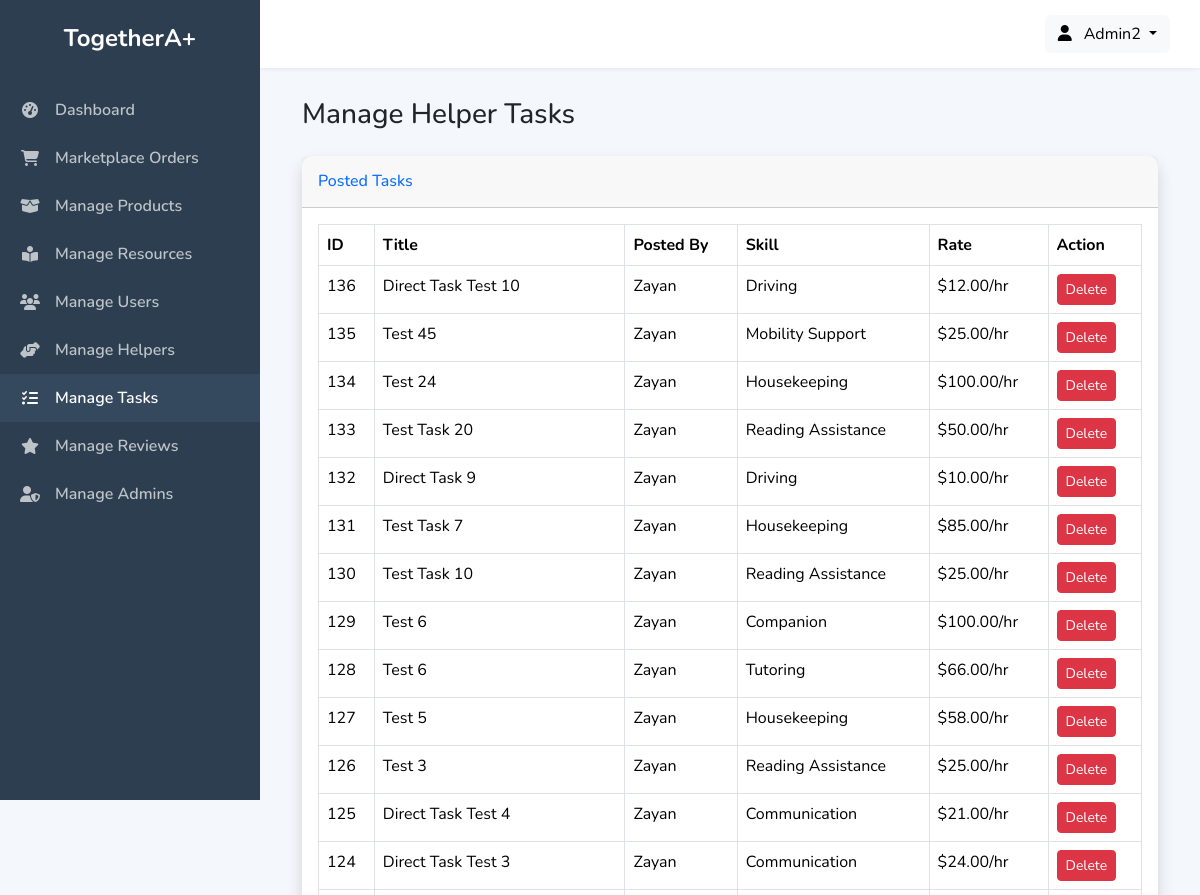
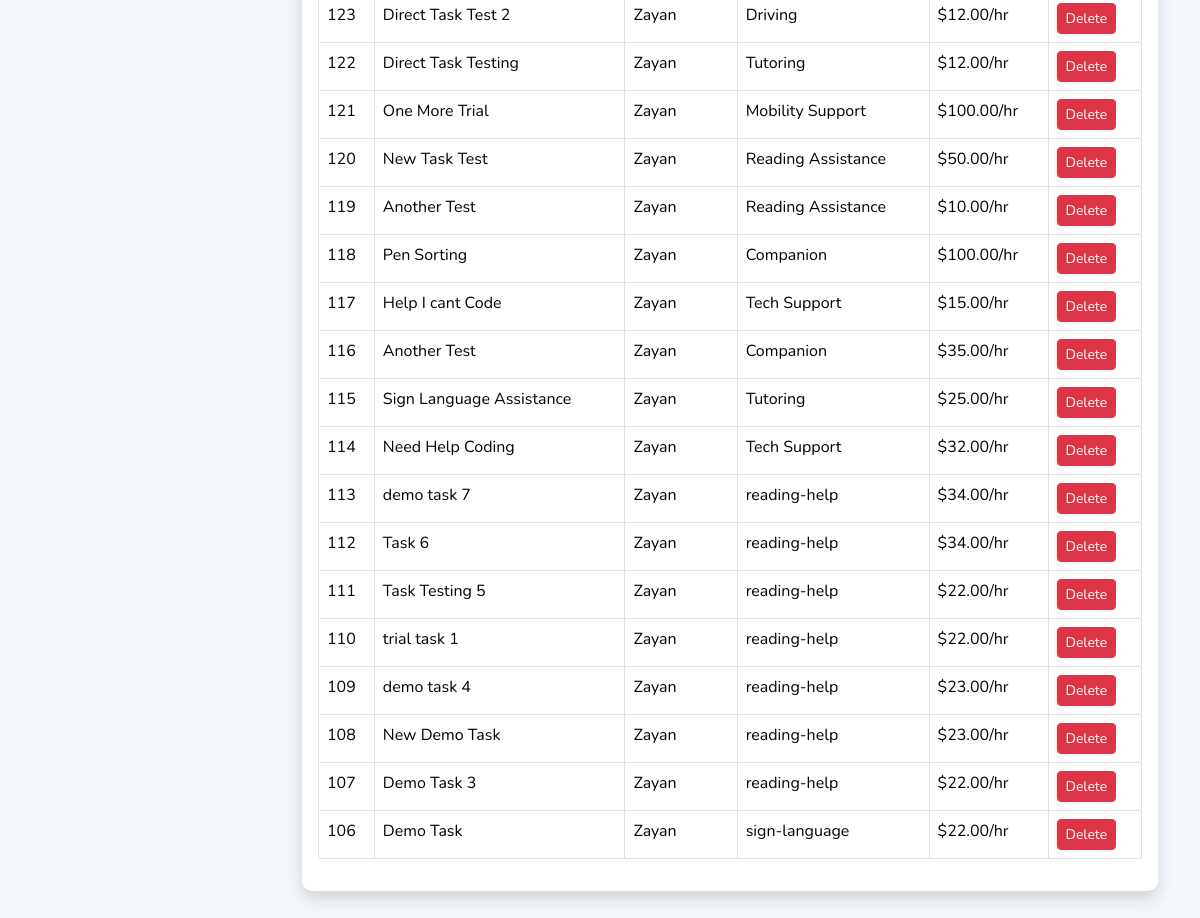
The app's page /admin_panel/manage_tasks.php (signed in) with its own data (2 pictures, top to bottom).
### tables this page shows
CREATE TABLE `tasks` (
  `task_id` int NOT NULL AUTO_INCREMENT,
  `title` varchar(255) NOT NULL,
  `description` text,
  `skill_required` text,
  `hourly_rate` decimal(10,2) DEFAULT NULL,
  `urgency` varchar(6) DEFAULT NULL,
  `created_at` timestamp NULL DEFAULT CURRENT_TIMESTAMP,
  `updated_at` timestamp NULL DEFAULT CURRENT_TIMESTAMP ON UPDATE CURRENT_TIMESTAMP,
  `user_id` int DEFAULT NULL,
  `status` enum('open','in_progress','completed') NOT NULL DEFAULT 'open',
  PRIMARY KEY (`task_id`),
  KEY `fk_tasks_user_id` (`user_id`),
  CONSTRAINT `fk_tasks_user_id` FOREIGN KEY (`user_id`) REFERENCES `users` (`user_id`) ON DELETE CASCADE ON UPDATE CASCADE
);

CREATE TABLE `users` (
  `user_id` int NOT NULL AUTO_INCREMENT,
  `name` varchar(255) NOT NULL,
  `email` varchar(255) NOT NULL,
  `profile_photo` text,
  `password_hash` varchar(255) NOT NULL,
  `phone_number` varchar(15) DEFAULT NULL,
  `address` text,
  `user_type` enum('disabled_individual','family_member','caretaker') NOT NULL,
  `created_at` timestamp NULL DEFAULT CURRENT_TIMESTAMP,
  `updated_at` timestamp NULL DEFAULT CURRENT_TIMESTAMP ON UPDATE CURRENT_TIMESTAMP,
  `verification_status` enum('pending','verified','rejected') DEFAULT 'pending',
  `verified_by` int DEFAULT NULL,
  `status` enum('active','suspended','deactivated') DEFAULT 'active',
  PRIMARY KEY (`user_id`),
  UNIQUE KEY `email` (`email`),
  KEY `verified_by` (`verified_by`),
  CONSTRAINT `users_ibfk_1` FOREIGN KEY (`verified_by`) REFERENCES `admins` (`admin_id`)
);

### admin_panel/manage_tasks.php (the view, shortened to what this page needs)
<?php
include 'admin_header.php';
$query = "SELECT t.task_id, t.title, t.skill_required, t.hourly_rate, u.name as user_name
          FROM tasks t JOIN users u ON t.user_id = u.user_id
          ORDER BY t.created_at DESC";
$result = $conn->query($query);
?>
<div class="container-fluid">
    <h1 class="h3 mb-4 text-gray-800">Manage Helper Tasks</h1>
    <div class="card shadow mb-4">
        <div class="card-header py-3"><h6 class="m-0 font-weight-bold text-primary">Posted Tasks</h6></div>
        <div class="card-body">
            <div class="table-responsive">
                <table class="table table-bordered">
                    <thead><tr><th>ID</th><th>Title</th><th>Posted By</th><th>Skill</th><th>Rate</th><th>Action</th></tr></thead>
                    <tbody>
                        <?php while($row = $result->fetch_assoc()): ?>
                        <tr>
                            <td><?php echo $row['task_id']; ?></td>
                            <td><?php echo htmlspecialchars($row['title']); ?></td>
                            <td><?php echo htmlspecialchars($row['user_name']); ?></td>
                            <td><?php echo htmlspecialchars($row['skill_required']); ?></td>
                            <td>$<?php echo number_format($row['hourly_rate'], 2); ?>/hr</td>
                            <td>
                                <form method="POST" onsubmit="return confirm('Delete this task?');">
                                    <button type="submit" name="delete_task" class="btn btn-danger btn-sm">Delete</button>
                                </form>
                            </td>
                        </tr>
                        <?php endwhile; ?>
                    </tbody>
                </table>
            </div>
        </div>
    </div>
</div>
<?php include 'admin_footer.php'; ?>

### admin_panel/admin_header.php (style rules this page uses)
:root { --sidebar-bg: #2c3e50; --sidebar-hover: #34495e; --sidebar-text: #bdc3c7; --sidebar-text-active: #ffffff; --main-bg: #f4f7fc; }
body { font-family: 'Nunito', sans-serif; background-color: var(--main-bg); }
.card { border: none; border-radius: 10px; box-shadow: 0 4px 6px rgba(0,0,0,0.05); }

### records on screen
tasks: task_id "136", title "Direct Task Test 10", user.name "Zayan", skill_required "Driving", hourly_rate "12.00"
tasks: task_id "135", title "Test 45", user.name "Zayan", skill_required "Mobility Support", hourly_rate "25.00"
tasks: task_id "134", title "Test 24", user.name "Zayan", skill_required "Housekeeping", hourly_rate "100.00"
tasks: task_id "133", title "Test Task 20", user.name "Zayan", skill_required "Reading Assistance", hourly_rate "50.00"
tasks: task_id "132", title "Direct Task 9", user.name "Zayan", skill_required "Driving", hourly_rate "10.00"
tasks: task_id "131", title "Test Task 7", user.name "Zayan", skill_required "Housekeeping", hourly_rate "85.00"
tasks: task_id "130", title "Test Task 10", user.name "Zayan", skill_required "Reading Assistance", hourly_rate "25.00"
tasks: task_id "129", title "Test 6", user.name "Zayan", skill_required "Companion", hourly_rate "100.00"
tasks: task_id "128", title "Test 6", user.name "Zayan", skill_required "Tutoring", hourly_rate "66.00"
tasks: task_id "127", title "Test 5", user.name "Zayan", skill_required "Housekeeping", hourly_rate "58.00"
tasks: task_id "126", title "Test 3", user.name "Zayan", skill_required "Reading Assistance", hourly_rate "25.00"
tasks: task_id "125", title "Direct Task Test 4", user.name "Zayan", skill_required "Communication", hourly_rate "21.00"
tasks: task_id "124", title "Direct Task Test 3", user.name "Zayan", skill_required "Communication", hourly_rate "24.00"
tasks: task_id "123", title "Direct Task Test 2", user.name "Zayan", skill_required "Driving", hourly_rate "12.00"
tasks: task_id "122", title "Direct Task Testing", user.name "Zayan", skill_required "Tutoring", hourly_rate "12.00"
tasks: task_id "121", title "One More Trial", user.name "Zayan", skill_required "Mobility Support", hourly_rate "100.00"
tasks: task_id "120", title "New Task Test", user.name "Zayan", skill_required "Reading Assistance", hourly_rate "50.00"
tasks: task_id "119", title "Another Test", user.name "Zayan", skill_required "Reading Assistance", hourly_rate "10.00"
tasks: task_id "118", title "Pen Sorting", user.name "Zayan", skill_required "Companion", hourly_rate "100.00"
tasks: task_id "117", title "Help I cant Code", user.name "Zayan", skill_required "Tech Support", hourly_rate "15.00"
tasks: task_id "116", title "Another Test", user.name "Zayan", skill_required "Companion", hourly_rate "35.00"
tasks: task_id "115", title "Sign Language Assistance", user.name "Zayan", skill_required "Tutoring", hourly_rate "25.00"
tasks: task_id "114", title "Need Help Coding", user.name "Zayan", skill_required "Tech Support", hourly_rate "32.00"
tasks: task_id "113", title "demo task 7", user.name "Zayan", skill_required "reading-help", hourly_rate "34.00"
tasks: task_id "112", title "Task 6", user.name "Zayan", skill_required "reading-help", hourly_rate "34.00"
tasks: task_id "111", title "Task Testing 5", user.name "Zayan", skill_required "reading-help", hourly_rate "22.00"
tasks: task_id "110", title "trial task 1", user.name "Zayan", skill_required "reading-help", hourly_rate "22.00"
tasks: task_id "109", title "demo task 4", user.name "Zayan", skill_required "reading-help", hourly_rate "23.00"
tasks: task_id "108", title "New Demo Task", user.name "Zayan", skill_required "reading-help", hourly_rate "23.00"
tasks: task_id "107", title "Demo Task 3", user.name "Zayan", skill_required "reading-help", hourly_rate "22.00"
tasks: task_id "106", title "Demo Task", user.name "Zayan", skill_required "sign-language", hourly_rate "22.00"

### other values on screen
$current_admin_name "Admin2"
